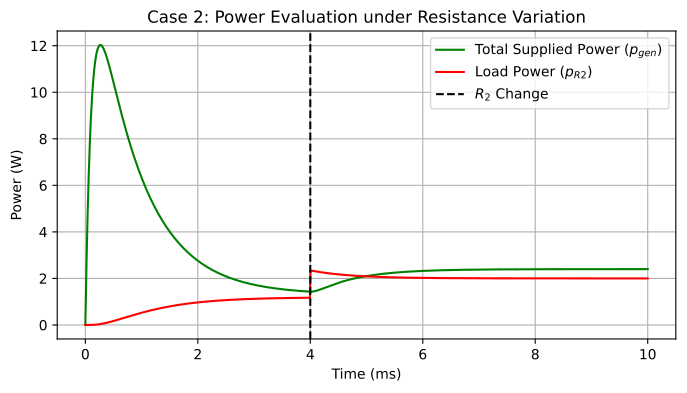

Write Python code to recreate this figure.
# Script 4
import numpy as np
import matplotlib.pyplot as plt
from scipy.integrate import solve_ivp

V_s = 12.0
R1 = 10.0
L1 = 0.001
C1 = 0.0001
R2_initial = 100.0
t_switch = 0.004

def circuit_dynamics_dynamic(t, x):
    # Usamos desempaquetado directo para evitar los corchetes numéricos
    v3, i_L = x
    R2 = R2_initial if t < t_switch else (R2_initial / 2.0)
    dv3_dt = (i_L - v3/R2) / C1
    di_L_dt = (V_s - R1*i_L - v3) / L1
    return [dv3_dt, di_L_dt]

x0 = [0.0, 0.0]

# Extraemos los tiempos usando variables asignadas para evitar los corchetes
t_inicio = 0
t_fin = 0.01
t_span = (t_inicio, t_fin)
t_eval = np.linspace(t_inicio, t_fin, 1000)

sol = solve_ivp(circuit_dynamics_dynamic, t_span, x0, t_eval=t_eval, method='Radau', max_step=1e-5)

# Desempaquetamos las dos filas de la matriz de soluciones directamente
v3, i_L = sol.y

# Re-evaluate R2 at each time step for accurate absorbed power calculation
R2_array = np.where(sol.t < t_switch, R2_initial, R2_initial / 2.0)
p_total = V_s * i_L
p_R2 = (v3**2) / R2_array

plt.figure(figsize=(8, 4))
plt.plot(sol.t * 1000, p_total, 'g-', label='Total Supplied Power ($p_{gen}$)')
plt.plot(sol.t * 1000, p_R2, 'r-', label='Load Power ($p_{R2}$)')
plt.axvline(x=t_switch*1000, color='k', linestyle='--', label='$R_2$ Change')
plt.title('Case 2: Power Evaluation under Resistance Variation')
plt.xlabel('Time (ms)')
plt.ylabel('Power (W)')
plt.grid(True)
plt.legend()
plt.savefig('script4.pdf', format='pdf', bbox_inches='tight')
plt.show()
